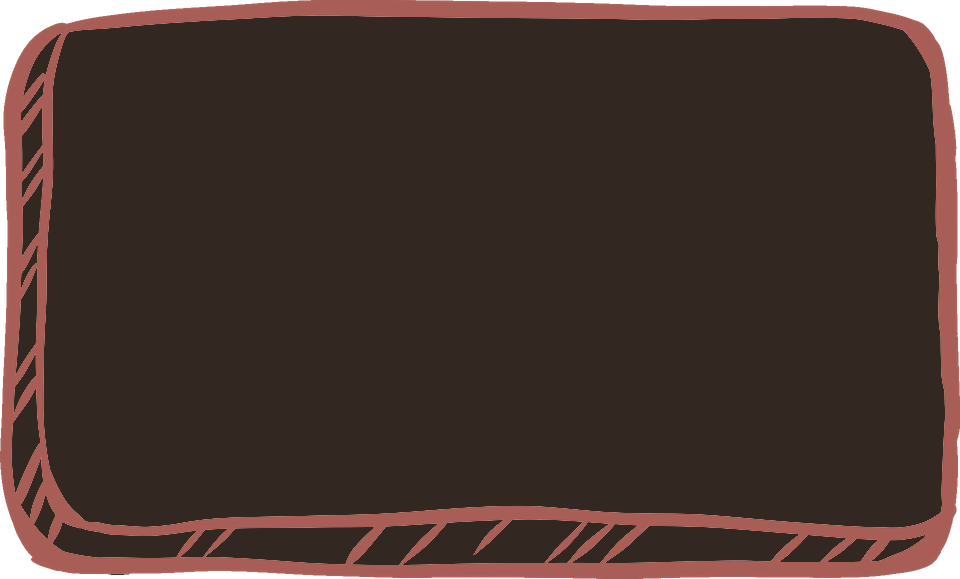
#> input picture heatmap/assets/night/containers/box-paper.png, 960 x 579 px
$ python -i make_night.py   (imports and definitions only)
#> lines starting #> are read from the running program, lines starting #| are printed output that depends on the picture
# Night versions of Lisa's drawings: lamp-lit, not inverted. In OKLab, lightness is compressed toward the
# middle (fills dim like paper under a lamp, dark ink lifts to a warm rust so it reads on a dark
# background), chroma eased off a little, everything nudged warm. Hue is kept, so her colours stay hers.
import numpy as np, sys
from PIL import Image

def srgb_to_lin(c): return np.where(c <= 0.04045, c / 12.92, ((c + 0.055) / 1.055) ** 2.4)
def lin_to_srgb(c): c = np.clip(c, 0, 1); return np.where(c <= 0.0031308, c * 12.92, 1.055 * c ** (1 / 2.4) - 0.055)
M1 = np.array([[0.4122214708, 0.5363325363, 0.0514459929], [0.2119034982, 0.6806995451, 0.1073969566], [0.0883024619, 0.2817188376, 0.6299787005]])
M2 = np.array([[0.2104542553, 0.7936177850, -0.0040720468], [1.9779984951, -2.4285922050, 0.4505937099], [0.0259040371, 0.7827717662, -0.8086757660]])
def to_lab(rgb):
    lms = srgb_to_lin(rgb) @ M1.T
    return np.cbrt(lms) @ M2.T
def from_lab(lab):
    lms = (lab @ np.linalg.inv(M2).T) ** 3
    return lin_to_srgb(lms @ np.linalg.inv(M1).T)

def night(rgb, lo=0.30, span=0.54, chroma=1.0, warm=(0.014, 0.012)):
    lab = to_lab(rgb)
    lab[..., 0] = lo + span * lab[..., 0]
    lab[..., 1:] *= chroma
    lab[..., 1] += warm[0]; lab[..., 2] += warm[1]
    return from_lab(lab)

CARD_FILL = {'box-paper.png': (50, 39, 33), 'box-peach.png': (70, 45, 36)}  # night --surface and a dim peach

def run(src, dst, mode='art'):
#> called with src = 'containers/box-paper.png', dst = 'out.png', mode = 'art'
    im = Image.open(src).convert('RGBA')
#> im is the input picture: PIL image 960x579 RGBA; mean R, G, B, A 65, 46.1, 39.9, 246.3
    a = np.asarray(im).astype(np.float64) / 255
    rgb, al = a[..., :3], a[..., 3:]
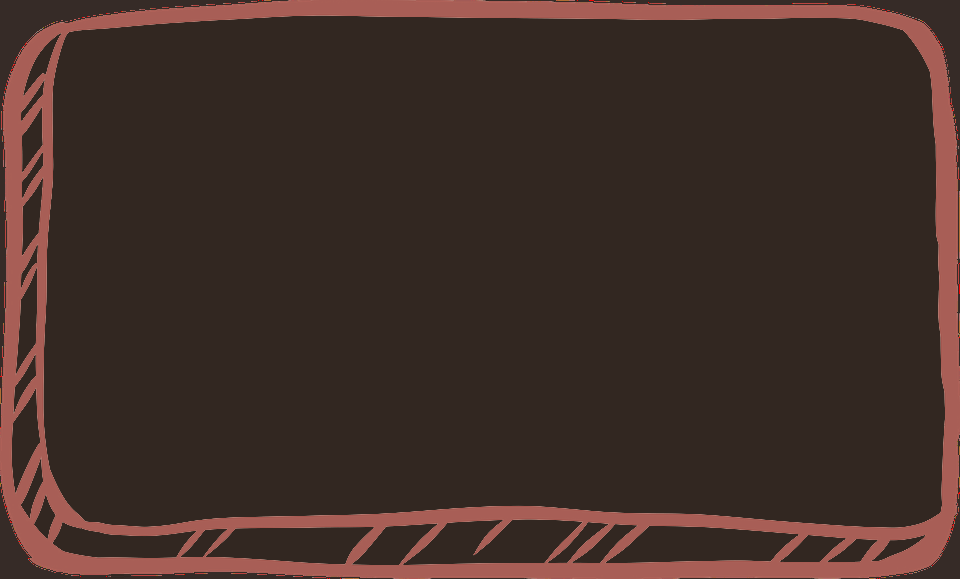
#> rgb: shape (579, 960, 3) float64; mean R, G, B 0.255, 0.181, 0.156
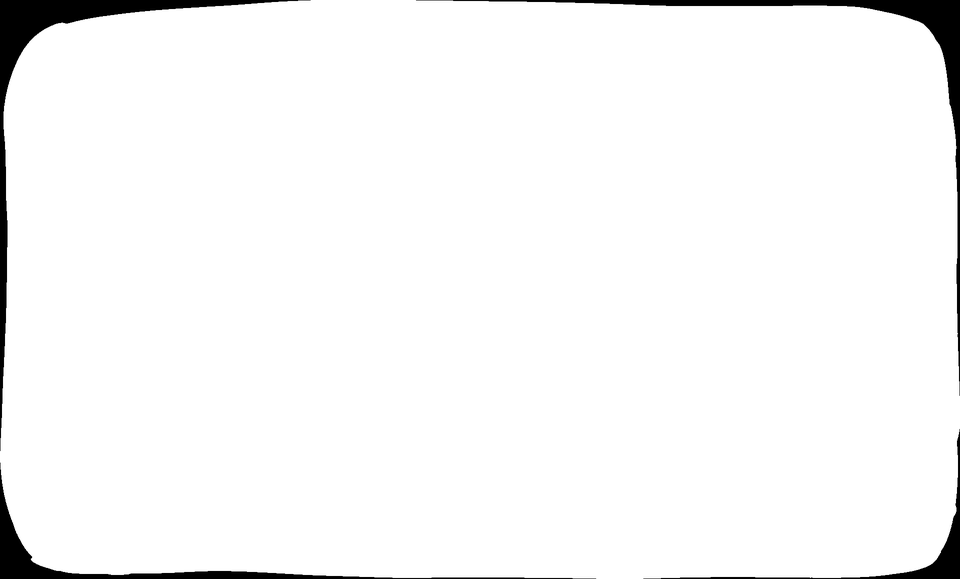
#> al: shape (579, 960, 1) float64; min 0, max 1, mean 0.966
    out = night(rgb)
#> in to_lab, `lms = srgb_to_lin(rgb) @ M1.T`:
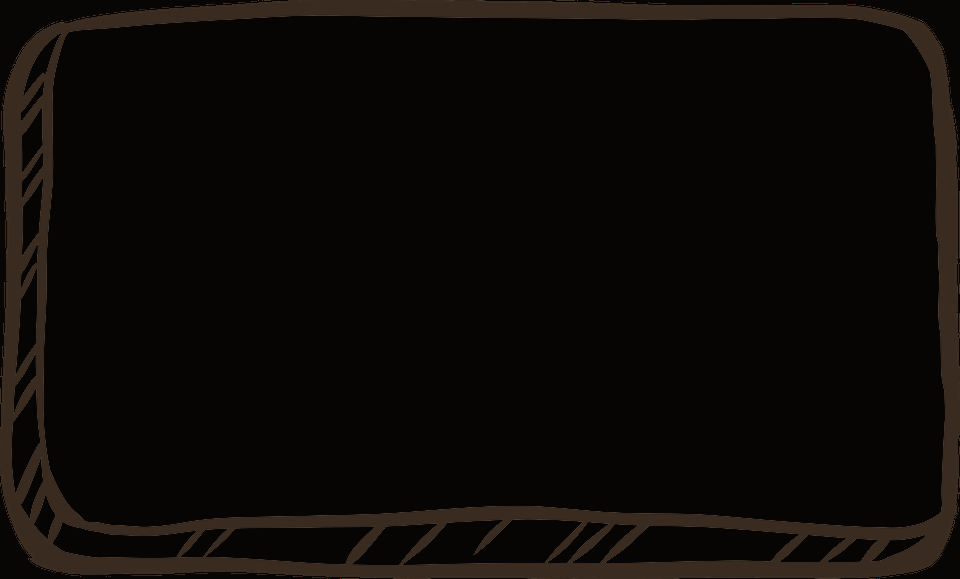
#> lms: shape (579, 960, 3) float64; mean R, G, B 0.0506, 0.0411, 0.0319
#> in to_lab, `return np.cbrt(lms) @ M2.T`:
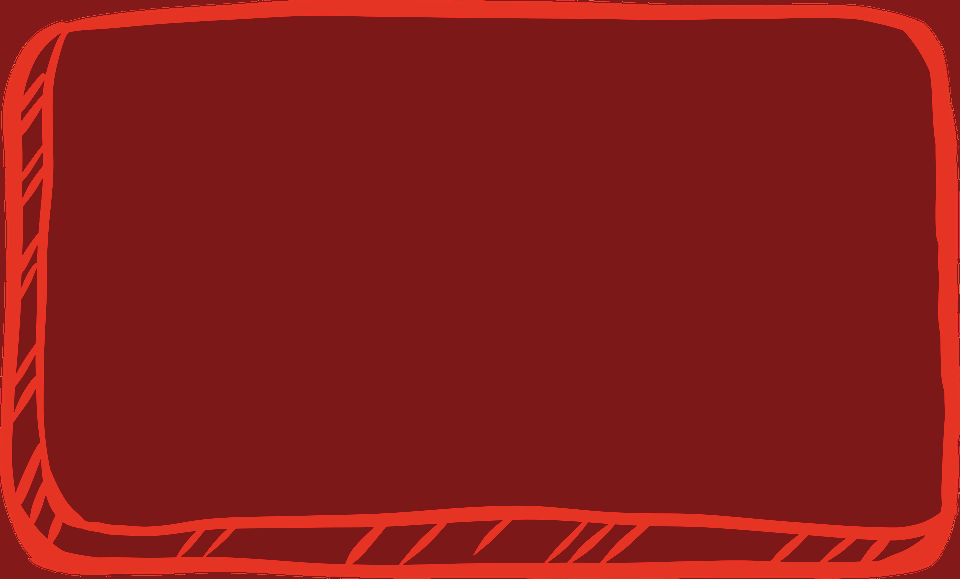
#> returned value: shape (579, 960, 3) float64; mean of channels 0, 1, 2 0.32, 0.022, 0.0188; drawn with min black and max white
#> in night, `lab[..., 0] = lo + span * lab[..., 0]`:
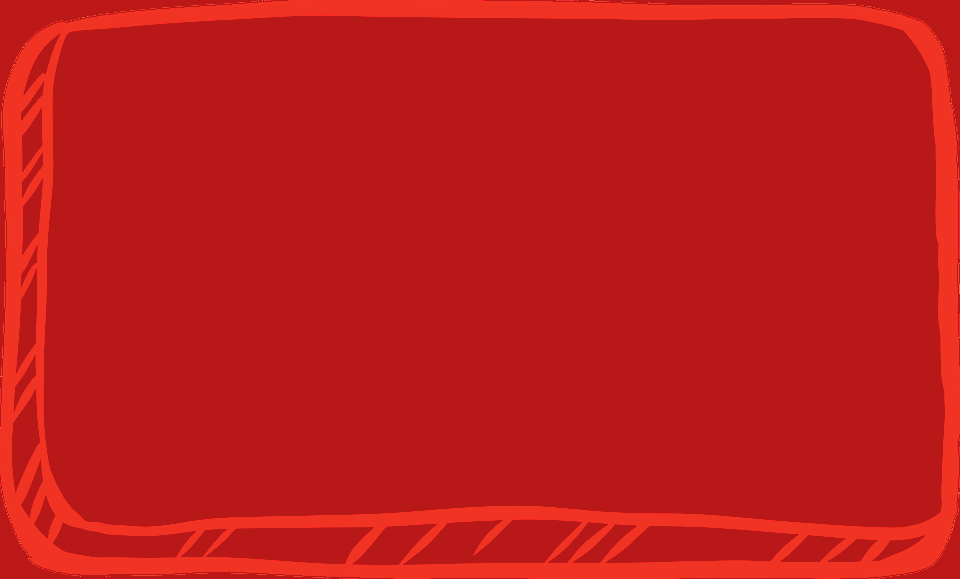
#> lab: shape (579, 960, 3) float64; mean R, G, B 0.473, 0.022, 0.0188; drawn with min black and max white
#> in lin_to_srgb, `c = np.clip(c, 0, 1)`:
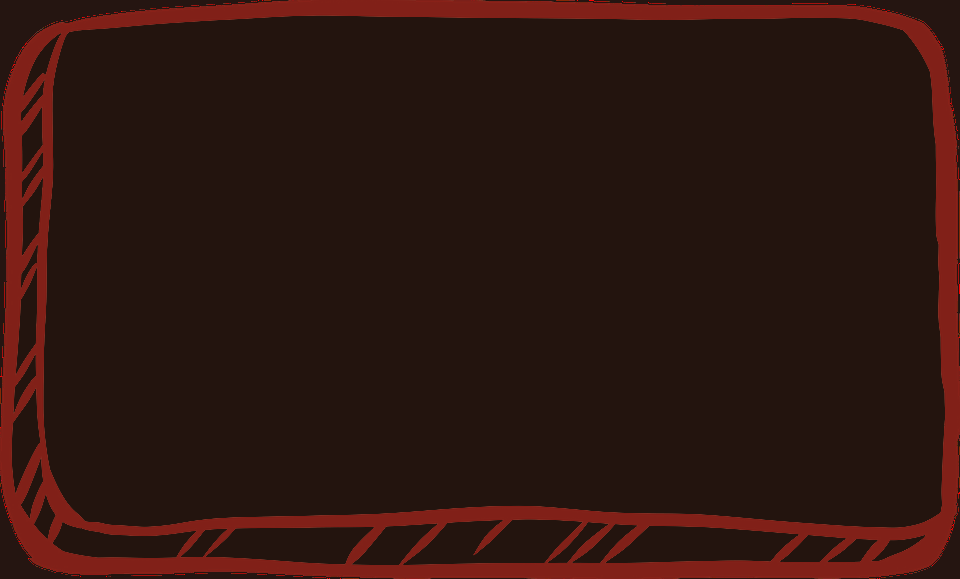
#> c: shape (579, 960, 3) float64; mean of channels 0, 1, 2 0.187, 0.0862, 0.0639; drawn as R, G, B
    if mode == 'card':  # containers hold text: the paper inside goes dark, the inked frame stays lamp-lit
        lab = to_lab(rgb); L = lab[..., 0:1]
        dark = np.broadcast_to(np.array(CARD_FILL[src.split('/')[-1]]) / 255, rgb.shape)
        t = np.clip((L - 0.62) / 0.2, 0, 1)  # light paper → dark; ink and hatching keep the art mapping
        out = out * (1 - t) + dark * t
    res = np.concatenate([out, al], -1)
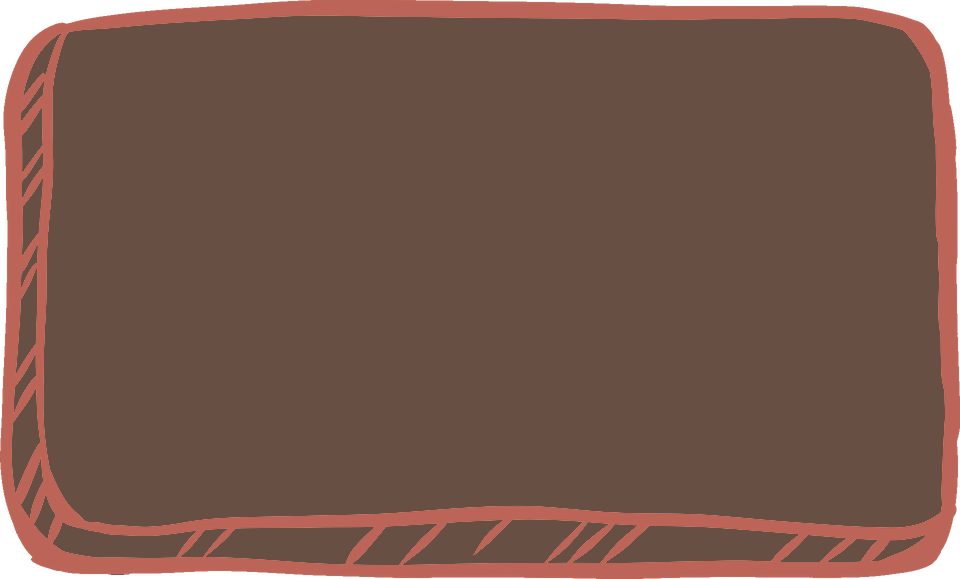
#> res: shape (579, 960, 4) float64; mean R, G, B, A 0.452, 0.323, 0.279, 0.966; transparent parts drawn white
    img = Image.fromarray((np.clip(res, 0, 1) * 255 + 0.5).astype(np.uint8), 'RGBA')
    if dst.endswith('.jpg'): img.convert('RGB').save(dst, quality=88)
    else: img.save(dst, optimize=True)

# [2 lines not run here, left out]

>>> result = run('containers/box-paper.png', 'out.png')
